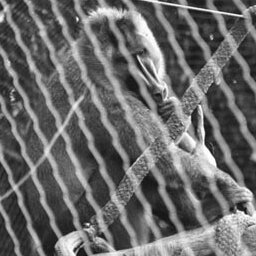
%> input picture primatecaged.jpg, 256 x 256 px
$ octave primate.m   (GNU Octave 9; MATLAB toolbox functions it lacks are replaced by stand-ins)
%> lines starting %> are read from the running program, lines starting %| are printed output that depends on the picture
J=imread('primatecaged.jpg');
%> J is the input picture: size 256x256x3 uint8; min 10, max 255, mean 106.7
I=rgb2gray(J)
figure('name', 'Image with interference');
imshow(I);

ID = im2double(I);
FID = fft2(ID);
S=abs(FID).^2;
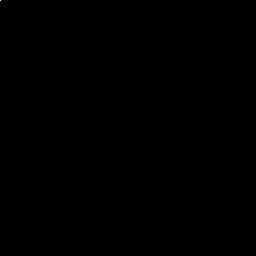
%> S: size 256x256 double; min 0.000477, max 751650602.8, mean 14362.5; drawn with min black and max white
figure('name', 'Power spectrum with interference');
colormap('default');
imagesc(S.^0.1);
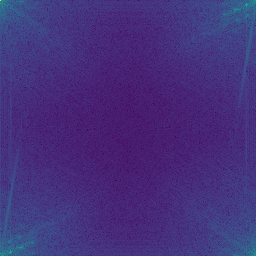
%> displayed picture: size 256x256x3, on the screen's scale of 0 to 255; mean R, G, B 69.1, 48.4, 123.8
FID(250:256,8:14)=0;
FID(2:8,244:250)=0;
S1=abs(FID).^2;
figure('name', 'Power spectrum without interference');
colormap('default');
imagesc(fftshift(S1.^0.1));
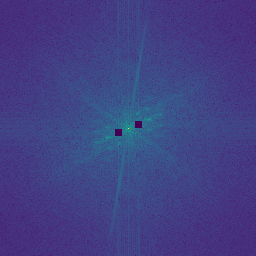
%> displayed picture: size 256x256x3, on the screen's scale of 0 to 255; mean R, G, B 65.2, 64.2, 132.5
IFID=ifft2(FID);
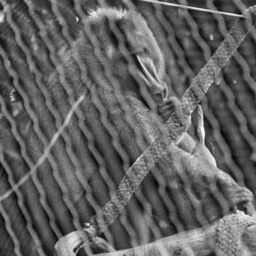
%> IFID: size 256x256 double; min -0.0302, max 1.14, mean 0.418; drawn with min black and max white
NewImg = im2uint8(IFID);
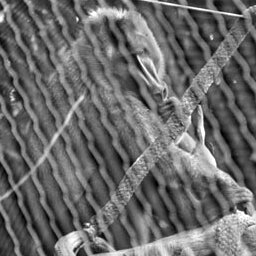
%> NewImg: size 256x256 uint8; min 0, max 255, mean 106.7
figure('name', 'Free primate');
imshow(NewImg);
